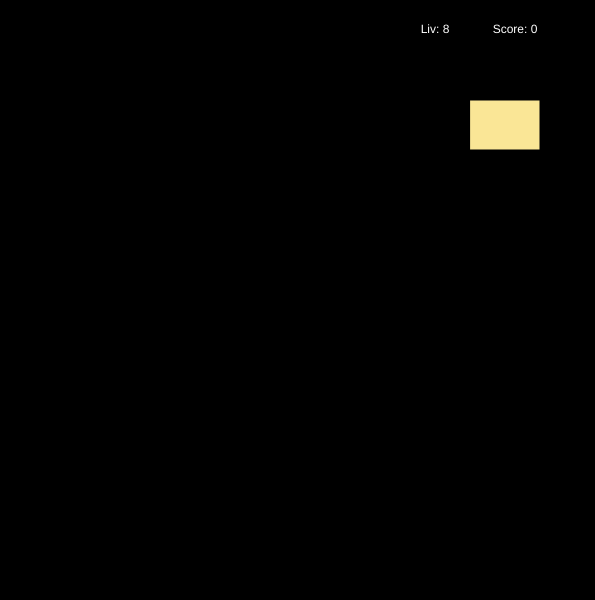
Frame 1 (no input)
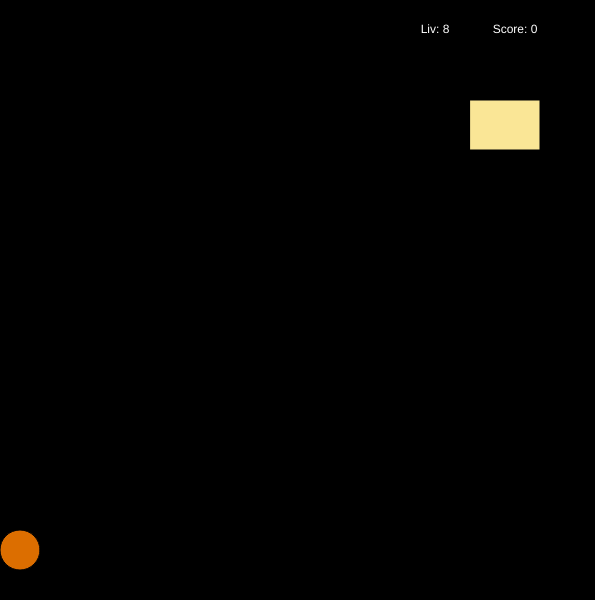
Frame 60 (no input)
Frame 120 (the mouse pressed at the canvas centre since frame 60): identical to frame 60, image omitted

The p5.js sketch that drew these frames (run headless with seeded random() and noise() and a simulated clock; from frame 60 on, the mouse is pressed at the canvas centre):

// p5.js sketch
// ── sketch.js
/*
Først laver vi nogle variable til at lave en appelsin:
 - en kugle som vi vil skyde afsted og fange i en turban
*/

// Appelsinen - den skal fjernes og erstattes med et Frugt-objekt
let x = 0; 
let y = 550;
const rad = 20;
let xspeed = 4;
let yspeed = -10;
let newspeed;
const col = [220,110,0];

// Frugterne
let limefrugt;
let frugtkurv = [];

// Turbanen
let turban;

// Tyngden: acceleration i nedadgående retning
const grav = 0.1; 

// Øvrige
let tid = 150;
let score = 0;
let missed = 0;
let liv = 8;
let spilIgang = true;   //flag

/* 
 * 
 */
function setup() {  // kører kun en gang, når programmet startes
    createCanvas(595, 600);
    genstartKnap = createButton('Genstart');
    genstartKnap.position(100,20);
    genstartKnap.mousePressed(restart);
    genstartKnap.hide();
    textAlign(CENTER, CENTER);

    newspeed = yspeed;
    x = rad;
    // parametrene til Kurv-konstruktøren er (x, y, bredde, dybde, speed)
    turban = new Kurv(470, 100, 70, 50, 10);
    // parametrene til Frugt-konstruktøren er (x, y, radius, xspeed, yspeed, farve)
    limefrugt = new Frugt(20, 330, 20, 4, -10, [110,220,0]);
    frugtkurv.push(limefrugt);
}

function draw() {
    background(0);
    
    if (spilIgang) {
        // Flyt og tegn frugterne
        limefrugt.move();
        limefrugt.checkScore();
        limefrugt.display();

        move();
        checkScore();
        display();

        // Bevæger turbanen sig?
        if (keyIsDown(UP_ARROW)) {
            turban.moveY(-5);
        }
        if (keyIsDown(DOWN_ARROW)) {
            turban.moveY(5);
        }    
        if (keyIsDown(LEFT_ARROW)) {
            turban.moveX(-5);
        }
        if (keyIsDown(RIGHT_ARROW)) {
            turban.moveX(5);
        } 
    }
    else {  // så er Game Over det der skal vises
        fill(col);
        textSize(46);
        text("Game Over",width/2 + random(-5,5), height/2 + random(3 ));
        text("Score: "+score, width/2, height/2 + 50);
    }
}

function display() {
    fill(255);
    textSize(12);
    text("Score: "+score, width-80, 30);
    text("Liv: " + liv, width-160, 30);
    
    //Her skal vi sørge for at frugten bliver vist, hvis den skal vises
    if(tid > 0) {
        tid -= 1;
    }
    if (tid < 100) {
        fill(col);
        ellipse(x, y, rad*2, rad*2);

    }

    // Her vises turbanen - foreløbig blot en firkant
    turban.tegn();
}
    
function move() {
    //Her skal vi sørge for at frugten bevæger sig, hvis den er startet
    if (tid <= 0) {
        x += xspeed;
        y += yspeed;
        yspeed += grav;
    }
    if (x > width || y > height) {
        missed += 1;
        liv -= 1;
        if (liv < 1) {
            spilIgang = false;
            genstartKnap.show();

            //restart();
        }
        shootNew();
    }
}

function checkScore() {
    // Her checkes om turbanen har fanget frugten. Hvis ja, skydes den afsted igen
    if (yspeed > 0) {
        if (turban.grebet(x, y, rad)) {
            score += 1;
            shootNew(); 
        }
    }
}
    
function shootNew() {
    //Her skal vi sørge for at en frugt skydes afsted igen
    x = rad;
    y = random(200,550);
    yspeed = newspeed * (y/550);
    xspeed = random(4);
    tid = random(400);
}


function restart() {
    liv = 10;
    missed = 0;
    score = 0;
    spilIgang = true;
    genstartKnap.hide();
}

function mousePressed() {
    // Funktionen gør ingenting lige nu
    return false;  // Forebygger evt. browser default behaviour
}

/*
OPGAVER
 Opgave 1 - Jeg har oprettet et array ved navn  frugtkurv
            Dette array skal bruges til at holde styr på alle de frugter,
            vi opretter. Men jeg bruger det ikke til noget - endnu.
            Man lægger et element ind som vist i linje 49:

            frugtkurv.push(limefrugt);

            og man løber elementerne igennem fx sådan her:
            
            frugtkurv.forEach(element => {
                element.move();
                element.checkScore();
                element.display();
            });

            Indsæt denne kode i stedet for linjerne 57-59, hvor limefrugten
            flyttes og vises. Se at det virker.

 Opgave 2 - Opret en frugt ved navn appelsin, med de værdier vi bruger nu
            for appelsinen i scriptet, og læg den ind i frugtkurv-arrayet. 
            Udkommentér linjerne 61-63 (move, checkScore og display). Se at 
            det virker. 

 Opgave 3 - Indføj en tredje, rød, frugt i arrayet uden at give den et navn, 
            således:

            frugtkurv.push(new Frugt(.. og så de nødvendige parametre her ...));

            Får I en rød frugt at se også nu?

 Opgave 4 - Brug dette til at lave det sådan, at hver gang man klikker med 
            musen, så laves der en ny frugt i frugtkurven

 Opgave 5 - Det bliver meget hurtigt meget svært. Udtænk en måde, så der ikke  
            er alt for mange frugter i luften samtidig. Der er mange måder at 
            gøre det på - beskriv jeres i kommentarer. Overvej hvordan og hvor 
            hurtigt de kan/skal skydes af, for at det kan gøre spillet sjovere 
            og mere udfordrende, og forklar jeres tanker i kommentarerne.

 Opgave 6 - Gør spillet "pænere". Find billeder af en turban og af frugter, og
            sæt det ind i stedet for firkanten. Find eventuelt også en lyd, 
            der kan afspilles, når frugten gribes. Se gerne i "p5 Reference" 
            hvordan det gøres, hvis ikke I kan huske det:   
            
            https://p5js.org/reference/



*/
// ── frugt.js
/* Frugt-klasse til at lave limefrugter med mere ud fra*/

class Frugt {
    /* Den første del er en "konstruktør".
     * Den tager parametrene og konstruerer et nyt objekt 
     * ud fra dem. Værdierne huskes som hørende til netop 
     * dette objekt ved hjælp af nøgleordet this
     */
    constructor(x, y, r, xs, ys ,c) {
        this.x = x;
        this.y = y;
        this.r = r;
        this.yspeed = ys;
        this.xspeed = xs;
        this.col = c;
        this.tid = random(100,400);
        this.moving = false;
        this.showing = false;
        console.log("Ny frugt er lavet, tiden er "+this.tid);
    }  

    display = function() {
        if (this.showing) {
            fill(this.col);
            ellipse(this.x, this.y, this.r*2, this.r*2);
        }
    }

    //Her skal vi sørge for at frugten bevæger sig, hvis den er startet
    move = function() {
        if (this.moving) {
            this.x += this.xspeed;
            this.y += this.yspeed;
            this.yspeed += grav;
            if (this.x > width || this.y > height) {
                missed += 1;
                liv -= 1;
                if (liv < 1) {
                    spilIgang = false;
                    genstartKnap.show();

                    //restart();
                }
                console.log("Afskyder ny frugt");
                this.shootNew();
            }
        } else {
            this.tid -= 1;
            if (this.tid < 60) {
                this.showing = true;
                if (tid < 0) {
                    this.moving = true;
                }
            }
        }
    }

    //Her skal vi sørge for at frugten skydes afsted igen
    shootNew = function() {
        this.x = 20;
        this.y = random(200, 550);
        this.yspeed = -10 * (this.y/550);
        this.xspeed = random(4);
        this.moving = false;
        this.showing = false;
        this.tid = random(100,400);
    }


    checkScore = function() {
        if (this.yspeed > 0) {
            if (turban.grebet(this.x, this.y, this.r)) {
                score += 1;
                this.shootNew(); 
            }
        }
    }

}
// ── kurv.js
/*
 * Dette script definerer klassen Kurv
*/

class Kurv {
    /* Den første del er en "konstruktør".
     * Den tager parametrene og konstruerer et nyt objekt 
     * ud fra dem. Værdierne huskes som hørende til netop 
     * dette objekt ved hjælp af nøgleordet this
     */
    constructor(x, y, bredde, dybde, speed) {
        this.x = x;
        this.y = y;
        this.bred = bredde;
        this.dyb = dybde;
        this.speed = speed;
        this.col = [250,230,150];
    }   
    
    /* Tegner kurven. Her kan evt. sættes et billede ind i stedet
     */
    tegn = function() {
        fill(this.col);
        rect(this.x, this.y, this.bred, this.dyb);
    }

    /* Flytter kurvens position
     */
    moveX = function(flyt) {
        this.x += flyt;
        if (this.x < 0) {this.x = 0;};
        if (this.x > width-this.bred) {this.x = width - this.bred;};
    }

    moveY = function(flyt) {
        this.y += flyt;
        if (this.y < 0) {this.y = 0;};
        if (this.y > height-this.dyb) {this.y = height - this.dyb;};
    }

    /* Tjekker om bolden/limefrugten er grebet ved at se om den rammer
     * "rent" ned gennem kurvens overkant. Parametrene er hhv. boldens
     * midtpunkts koordinater og boldens radius
     */
    grebet = function(xa, ya, ra) {
        if ((ya < this.y+3 && ya > this.y-3) && xa > this.x+ra && xa < this.x+this.bred-ra) {
            return true;
        }
        else {
            return false;
        }
    }

} 
// ── main.css
html,
body {
  margin: 0;
  padding: 0;
  width: 100%;
  height: 100%;
}

body {
  background: linear-gradient(-45deg, #ee7752, #e73c7e, #23a6d5, #23d5ab);
  background-size: 400% 400%;
  animation: gradient 15s ease infinite;
}

canvas {
  position: absolute;
  top: 0;
  bottom: 0;
  left: 0;
  right: 0;
  margin: auto;
}

@keyframes gradient {
  0% {
    background-position: 0% 50%;
  }
  50% {
    background-position: 100% 50%;
  }
  100% {
    background-position: 0% 50%;
  }
}
button {
  position: relative;
  margin-left: 47.5%;
  margin-top: 32%;
}
